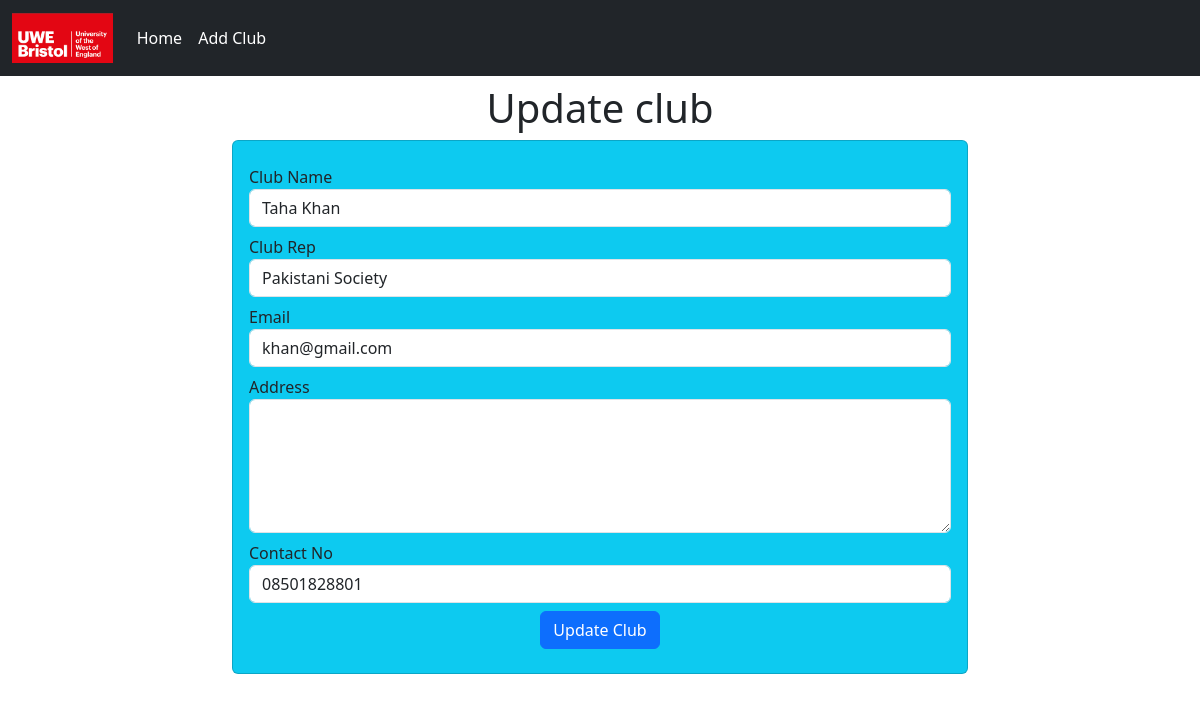
The page /update-std/41/ on the database its author committed.
### cinema/models.py (models this page shows)
class club(models.Model):
    roll = models.CharField(max_length=100)
    name = models.CharField(max_length=100)
    email = models.CharField(max_length=100)
    address= models.CharField(max_length=100)
    phone = models.CharField(max_length=100)

### cinema/views.py (the view)
# urls.py: path("update-std/<int:id>/", views.update_data),
def update_data(request, id):
    club_obj = club.objects.get(pk=id)
    return render(request, "update_std.html", {'std': club_obj})

### cinema/Templates/update_std.html (shortened to what this page needs)
<!DOCTYPE html>
{% load static %}
<html lang="en">
<head>
    <link rel="stylesheet" type="text/css" href="https://cdnjs.cloudflare.com/ajax/libs/font-awesome/5.15.1/css/all.min.css">
    <link rel="stylesheet" href="{% static 'bootstrap.min.css' %}"/>
</head>
<body>
    {% include 'navbar.html' %}
    <h1 class="text-center my-2">Update club</h1>
    <div class="container">
        <div class="row">
            <div class="col-md-8 offset-md-2">
                <div class="card bg-info">
                    <div class="card-body">
                        <form action="{% url 'do_update_std' std.id %}" method="POST">
                            <div class="md-2 my-2">
                                <label for="roll">Club Name</label>
                                <input name="std_roll" type="text" id="roll" class="form-control" required value="{{std.roll}}">
                            </div>
                            <div class="md-2">
                                <label for="name">Club Rep</label>
                                <input name="std_name" type="text" id="name" class="form-control" required value="{{std.name}}">
                            </div>
                            <div class="md-3 my-2">
                                <label for="email">Email</label>
                                <input name="std_email" type="email" id="email" class="form-control" required value="{{std.email}}">
                            </div>
                            <div class="md-3 my-2">
                                <label for="address">Address</label>
                                <textarea name="std_address" id="address" rows="5" class="form-control" required value = "{{std.address}}"></textarea>
                            </div>
                            <div class="md-3 my-2">
                                <label for="phone">Contact No</label>
                                <input name="std_phone" type="text" id="phone" class="form-control" required value="{{std.phone}}">
                            </div>
                            <div class="container text-center my-2">
                                <button class="btn btn-primary">
                                    Update Club
                                </button>
                            </div>
                        </form>
                    </div>
                </div>
            </div>
        </div>
    </body>
</html>

### rows shown on the page
club: std_roll "Taha Khan", std_name "Pakistani Society", std_email "khan@gmail.com", std_phone "08501828801"
